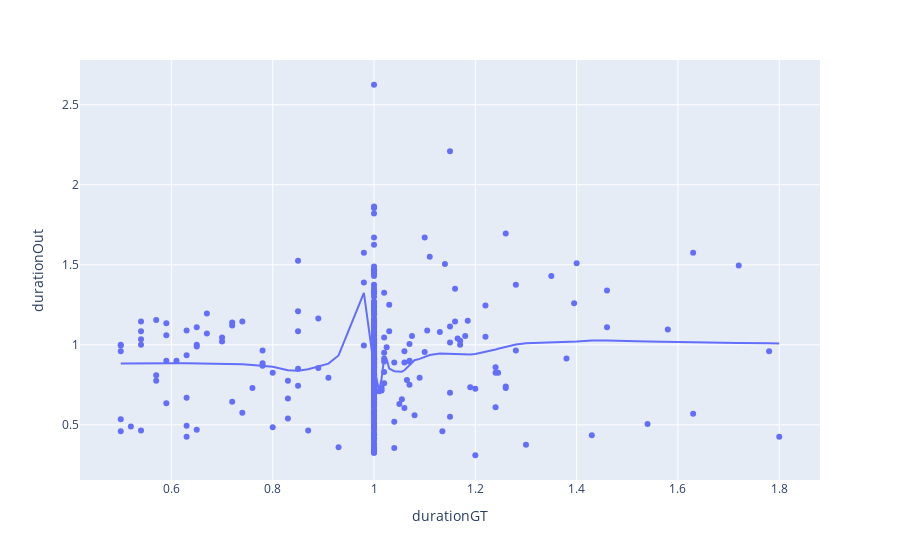

The code cell stored with this chart in its notebook:
### Code cell
px.scatter(allTablesOut[allTablesOut.tp],x="durationGT",y="durationOut",trendline="lowess")

### Figure 1 — Plotly figure (JSON) as saved in the notebook; plotly's stock layout.template omitted (floating-point values rounded to 4 significant figures; data arrays with more than 128 entries replaced by an {"elided": "..."} marker saying what was removed)
{"data": [{"hovertemplate": "durationGT=%{x}<br>durationOut=%{y}<extra></extra>", "legendgroup": "", "marker": {"color": "#636efa", "symbol": "circle"}, "mode": "markers", "name": "", "orientation": "v", "showlegend": false, "type": "scatter", "x": {"elided": "383 float values"}, "xaxis": "x", "y": {"elided": "383 float values"}, "yaxis": "y"}, {"hovertemplate": "<b>LOWESS trendline</b><br><br>durationGT=%{x}<br>durationOut=%{y} <b>(trend)</b><extra></extra>", "legendgroup": "", "marker": {"color": "#636efa", "symbol": "circle"}, "mode": "lines", "name": "", "showlegend": false, "type": "scatter", "x": {"elided": "383 float values"}, "xaxis": "x", "y": {"elided": "383 float values"}, "yaxis": "y"}], "layout": {"legend": {"tracegroupgap": 0}, "margin": {"t": 60}, "xaxis": {"anchor": "y", "domain": [0, 1], "title": {"text": "durationGT"}}, "yaxis": {"anchor": "x", "domain": [0, 1], "title": {"text": "durationOut"}}}}
